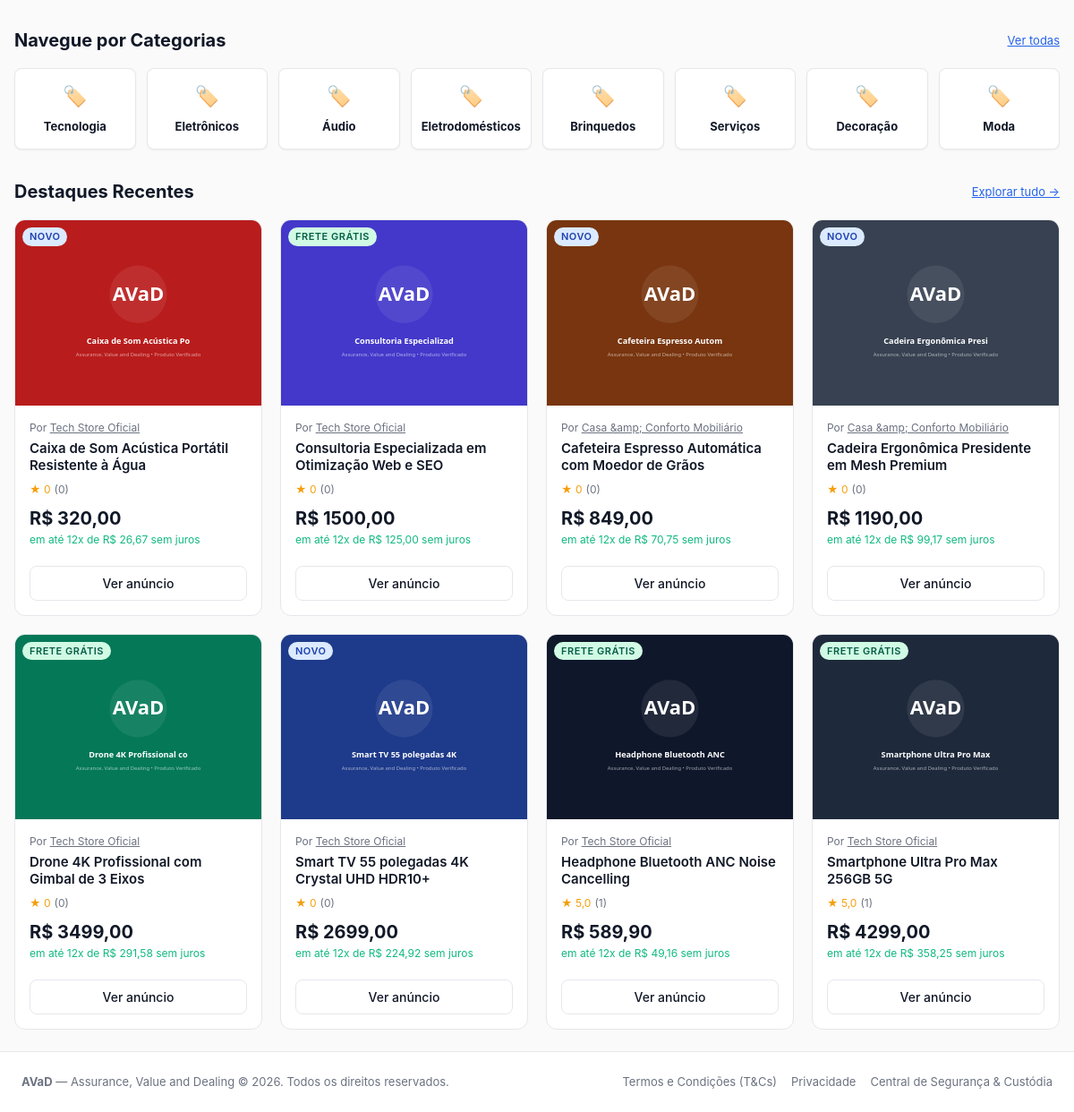
The app's page / (lower part), older data.
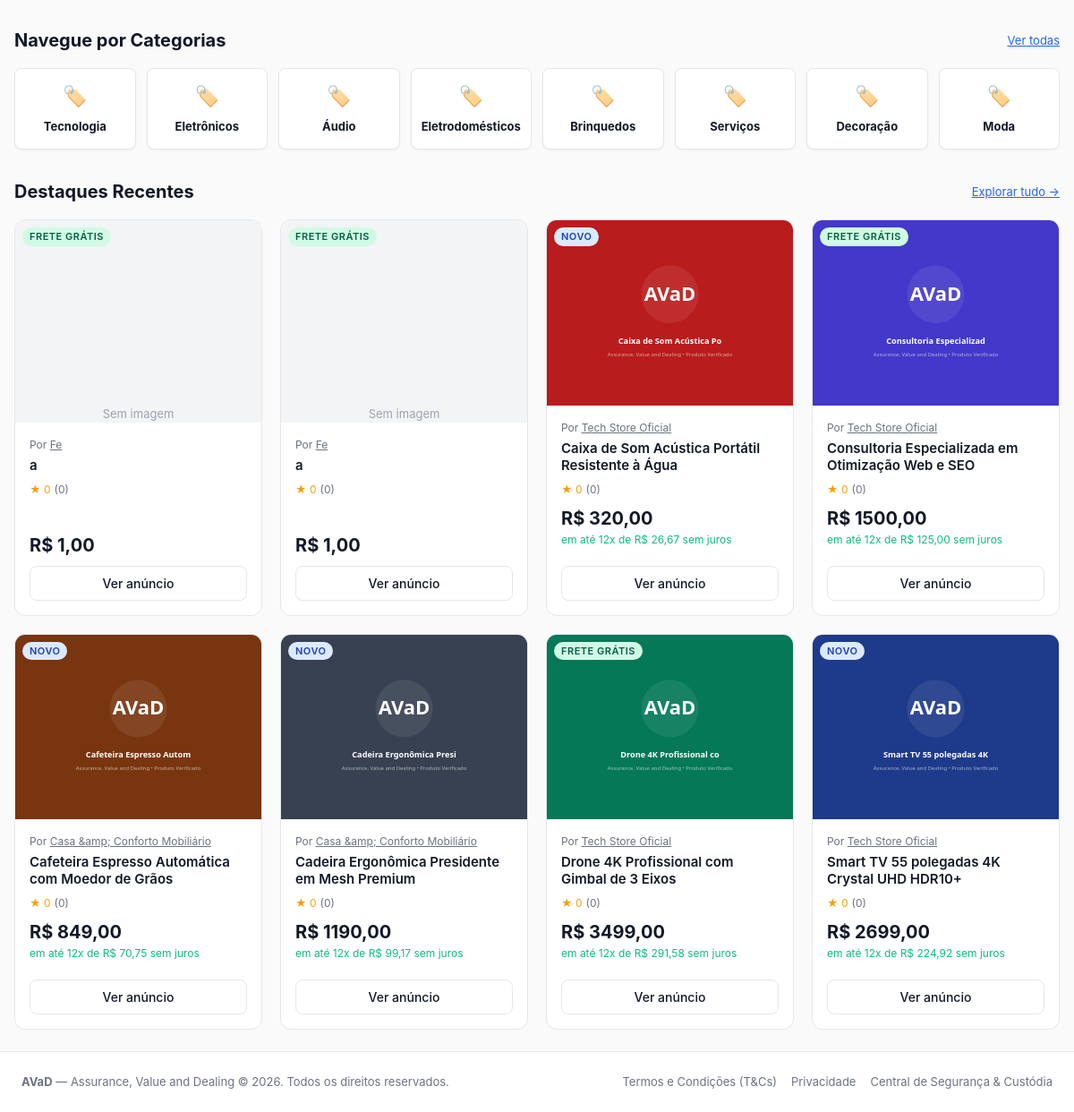
The same page, newer data.
### catalog/models.py (models this page shows, shortened)
class Product(models.Model):
    vendedor = models.ForeignKey(User, on_delete=models.CASCADE, related_name='products')
    titulo = models.CharField(max_length=200)
    categoria = models.CharField(max_length=50, choices=CATEGORIAS)
    descricao = models.TextField()
    caracteristicas = models.TextField(blank=True, help_text='Uma característica por linha')
    preco = models.DecimalField(max_digits=10, decimal_places=2)
    estoque = models.PositiveIntegerField(default=0)
    imagem = models.ImageField(upload_to='products/', blank=True, null=True)
    frete_gratis = models.BooleanField(default=False)
    ativo = models.BooleanField(default=True)
    criado_em = models.DateTimeField(auto_now_add=True)
    class Meta:
        ordering = ['-criado_em']
    @property
    def nota_media(self):
        from orders.models import Review
        from django.db.models import Avg
        reviews = Review.objects.filter(pedido__produto=self)
        avg = reviews.aggregate(avg=Avg('nota_vendedor'))['avg']
        return round(avg, 1) if avg else 0
    @property
    def total_avaliacoes(self):
        from orders.models import Review
        return Review.objects.filter(pedido__produto=self).count()
    @property
    def parcelas_sem_juros(self):
        if self.preco >= 12:
            valor = f"{self.preco / 12:.2f}".replace('.', ',')
            return f"em até 12x de R$ {valor} sem juros"
        return ""

### accounts/models.py (models this page shows, shortened)
class UserProfile(models.Model):
    user = models.OneToOneField(User, on_delete=models.CASCADE, related_name='profile')
    nome = models.CharField(max_length=16)
    data_nascimento = models.DateField()
    cpf = models.CharField(max_length=14, unique=True)
    cnpj = models.CharField(max_length=18, blank=True, null=True, unique=True)
    tem_cnpj = models.BooleanField(default=False)
    email_verificado = models.BooleanField(default=False)
    is_mediador = models.BooleanField(default=False)
    conta_bancaria_bloqueada = models.BooleanField(default=False)
    suspenso = models.BooleanField(default=False)
    token_verificacao = models.CharField(max_length=64, blank=True, null=True)
    tipo_usuario = models.CharField(max_length=20, choices=[
        ('comprador', 'Comprador'),
        ('vendedor', 'Vendedor'),
        ('mediador', 'Mediador'),
    ], default='comprador')
    nome_loja = models.CharField(max_length=64, blank=True, null=True)

### catalog/views.py (the view)
# urls.py: path('', home_view, name='home'),
def home_view(request):
    products = Product.objects.filter(ativo=True)[:8]
    return render(request, 'catalog/home.html', {'products': products, 'categorias': CATEGORIAS})

### orders/context_processors.py (called while the page is built)
def cart_count(request):
    user = getattr(request, 'user', None)
    if user is None or not user.is_authenticated:
        return {'cart_count': 0}
    return {'cart_count': Cart(request).count()}

### templates/catalog/home.html (shortened to what this page needs)
{% extends "base.html" %}
{% load avad_filters %}
{% block content %}
<div style="margin-bottom: 32px;">
  <div style="display: flex; justify-content: space-between; align-items: center; margin-bottom: 16px;">
    <h2 style="font-size: 20px; font-weight: 700;">Navegue por Categorias</h2>
    <a href="{% url 'catalog:product_list' %}" style="font-size: 13px; color: var(--accent-blue); text-decoration: underline;">Ver todas</a>
  </div>
  <div style="display: grid; grid-template-columns: repeat(auto-fit, minmax(130px, 1fr)); gap: 12px;">
    {% for cat_val, cat_label in categorias|slice:":8" %}
      <a href="{% url 'catalog:product_list' %}?categoria={{ cat_val }}" class="card" style="text-align: center; padding: 14px 8px; border-radius: var(--radius-md); transition: border-color 0.15s;">
        <span style="font-size: 22px; display: block; margin-bottom: 4px;">🏷️</span>
        <strong style="font-size: 13px;">{{ cat_label }}</strong>
      </a>
    {% endfor %}
  </div>
</div>
<div>
  <div style="display: flex; justify-content: space-between; align-items: center; margin-bottom: 16px;">
    <h2 style="font-size: 20px; font-weight: 700;">Destaques Recentes</h2>
    <a href="{% url 'catalog:product_list' %}" style="font-size: 13px; color: var(--accent-blue); text-decoration: underline;">Explorar tudo &rarr;</a>
  </div>
  <div class="product-grid">
    {% for product in products %}
      <div class="product-card">
        <div class="product-img-wrap">
          {% if product.frete_gratis %}
            <span class="badge badge-success product-badge-float">FRETE GRÁTIS</span>
          {% else %}
            <span class="badge badge-info product-badge-float">NOVO</span>
          {% endif %}
          {% if product.imagem %}
            <img src="{{ product.imagem.url }}" alt="{{ product.titulo }}" class="product-img">
          {% else %}
            <div style="width: 100%; height: 100%; display: flex; align-items: center; justify-content: center; background: #F3F4F6; color: #9CA3AF; font-size: 13px;">Sem imagem</div>
          {% endif %}
        </div>
        <div class="product-info">
          <div class="product-seller">
            Por <a href="{% url 'accounts:seller_profile' product.vendedor.id %}" style="text-decoration: underline;">{{ product.vendedor.profile.nome_loja|default:product.vendedor.profile.nome }}</a>
          </div>
          <h3 class="product-title">
            <a href="{% url 'catalog:product_detail' product.id %}">{{ product.titulo }}</a>
          </h3>
          <div class="product-rating">
            <span>★ {{ product.nota_media }}</span>
            <span style="color: var(--text-muted);">({{ product.total_avaliacoes }})</span>
          </div>
          <div class="product-price">R$ {{ product.preco }}</div>
          {% if product.parcelas_sem_juros %}
            <div class="product-installments">{{ product.parcelas_sem_juros }}</div>
          {% endif %}
          <a href="{% url 'catalog:product_detail' product.id %}" class="btn btn-outline btn-block" style="margin-top: 8px;">
            Ver anúncio
          </a>
        </div>
      </div>
    {% empty %}
      <div style="grid-column: 1 / -1; padding: 48px; text-align: center; color: var(--text-muted);">
        Nenhum produto cadastrado ainda.
      </div>
    {% endfor %}
  </div>
</div>
{% endblock %}

Row changes from the older to the newer data that the page shows:
no longer on this page (row unchanged): Product: frete_gratis "FRETE GRÁTIS", imagem (picture), vendedor.profile.nome_loja "Tech Store Oficial", titulo "Headphone Bluetooth ANC Noise Cancelling", nota_media "5,0", total_avaliacoes "1", preco "589,90", parcelas_sem_juros "em até 12x de R$ 49,16 sem juros"
no longer on this page (row unchanged): Product: frete_gratis "FRETE GRÁTIS", imagem (picture), vendedor.profile.nome_loja "Tech Store Oficial", titulo "Smartphone Ultra Pro Max 256GB 5G", nota_media "5,0", total_avaliacoes "1", preco "4299,00", parcelas_sem_juros "em até 12x de R$ 358,25 sem juros"
added Product: frete_gratis "FRETE GRÁTIS", imagem "Sem imagem", vendedor.profile.nome_loja "Fe", titulo "a", nota_media "0", total_avaliacoes "0", preco "1,00"
added Product: frete_gratis "FRETE GRÁTIS", imagem "Sem imagem", vendedor.profile.nome_loja "Fe", titulo "a", nota_media "0", total_avaliacoes "0", preco "1,00"
